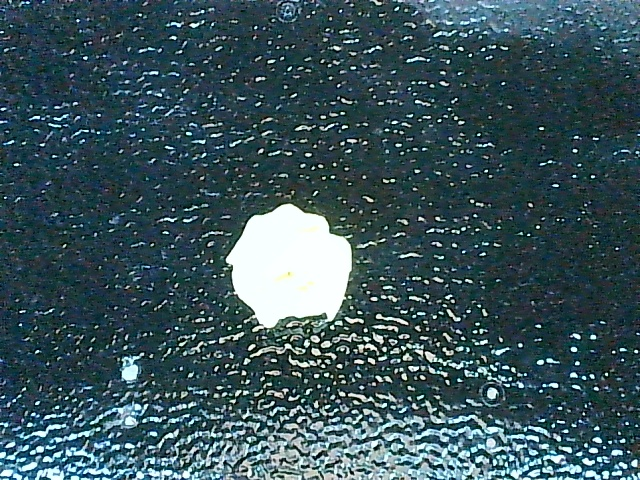
#> input picture captured_images/Paper (1).jpg, 640 x 480 px, given in place of the camera
$ python test_hist.py
#> lines starting #> are read from the running program, lines starting #| are printed output that depends on the picture
import cv2
import numpy as np

cap = cv2.VideoCapture(0)

# Get the base frame
_, base_frame = cap.read()
#> base_frame is the input picture: shape (480, 640, 3); mean B, G, R 90.4, 83.5, 58
base_gray = cv2.cvtColor(base_frame, cv2.COLOR_BGR2GRAY)
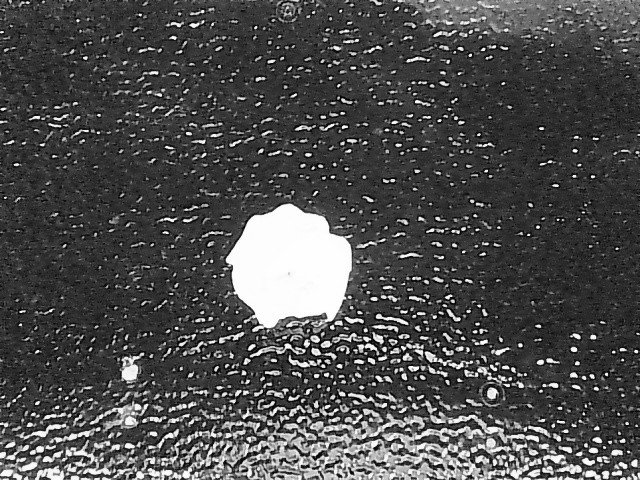
#> base_gray: shape (480, 640); min 0, max 255, mean 76.6

# Calculate the histogram for the base frame
base_hist = cv2.calcHist([base_gray], [0], None, [256], [0, 256])
#> base_hist = 256 values, max 7915 at index 50, min 5 at index 0, mean 1200

current_diff = None

while True:
    # Capture frame-by-frame
    _, frame = cap.read()
    gray = cv2.cvtColor(frame, cv2.COLOR_BGR2GRAY)

    # Calculate the histogram for the current frame
    hist = cv2.calcHist([gray], [0], None, [256], [0, 256])
#> hist has the same summary as base_hist

    # Calculate the absolute difference between the base histogram and the current histogram
    hist_diff = cv2.absdiff(base_hist, hist)
#> hist_diff = 256 values from 0 to 0

    # Sum up all the values in the histogram difference
    total_diff = np.sum(hist_diff)
#> total_diff = 0

    if current_diff is None:
        current_diff = total_diff
#> current_diff = 0

    percent_diff = abs((total_diff - current_diff) / total_diff * 100)
#> percent_diff = nan

    current_diff = total_diff

    # Display the resulting frame
    cv2.imshow("Frame", frame)

    # Quit the program when 'q' is pressed
    if cv2.waitKey(1) & 0xFF == ord("q"):
#> (key q is pressed here)
        break

# When everything done, release the capture
cap.release()
cv2.destroyAllWindows()

$ run again, on captured_images/Paper (3).jpg
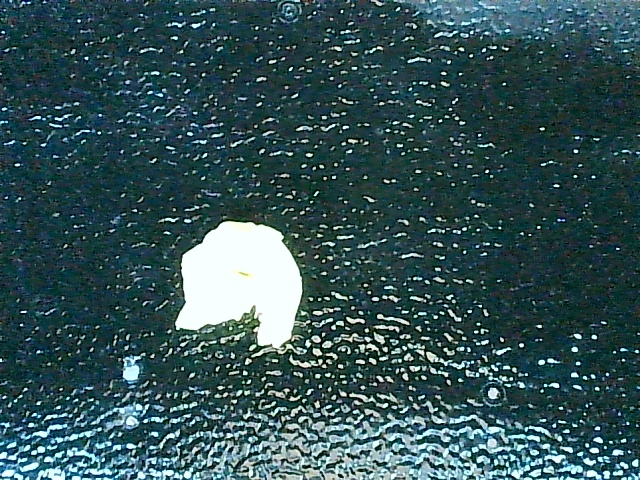
#> input picture captured_images/Paper (3).jpg, 640 x 480 px, given in place of the camera
#> base_frame is the input picture: shape (480, 640, 3); mean B, G, R 85.4, 81.9, 51.9
#> `base_gray = cv2.cvtColor(base_frame, cv2.COLOR_BGR2GRAY)`:
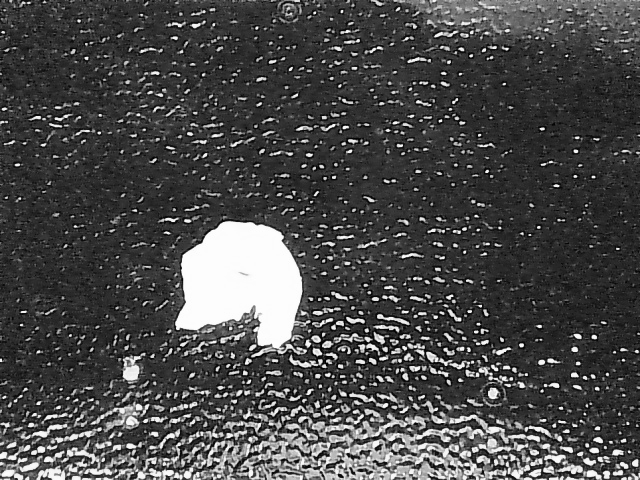
#> base_gray: shape (480, 640); min 1, max 254, mean 73.3
#> base_hist = 256 values, max 8220 at index 253, min 0 at index 0, mean 1200
#> hist has the same summary as base_hist
#> hist_diff = 256 values from 0 to 0
#> total_diff = 0
#> percent_diff = nan
